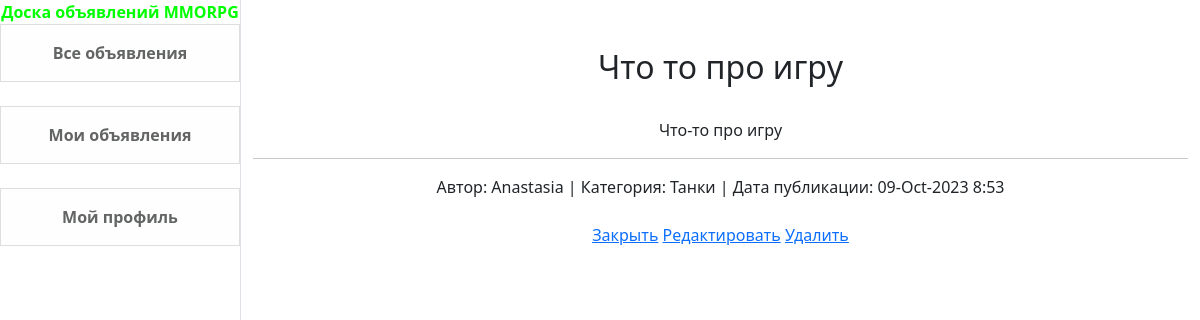
/advert/1/, run on the app's committed database.
### Composition/models.py (models this page shows, shortened)
class Advert(models.Model):
    author = models.ForeignKey(User, on_delete=models.CASCADE)
    CATEGORY = (
        ('tanks', 'Танки'),
        ('healers', 'Хилы'),
        ('dd', 'ДД'),
        ('traders', 'Торговцы'),
        ('gild_masters', 'Гилдмастеры'),
        ('quest_givers', 'Квестгиверы'),
        ('blacksmiths', 'Кузнецы'),
        ('tanners', 'Кожевники'),
        ('potion_makers', 'Зельевары'),
        ('spell_masters', 'Мастера заклинаний'))
    category = models.CharField(max_length=16, choices=CATEGORY, verbose_name='Категория', default='tanks')
    createDate = models.DateTimeField(auto_now_add=True)
    title = models.CharField(max_length=128, verbose_name='Название')
    text = models.TextField()
    upload = models.FileField(upload_to='uploads/', null=True, blank=True)

### Composition/views.py (the view)
# urls.py: path('advert/<int:pk>/', AdvertDetail.as_view(), name='advert_detail'),
class AdvertDetail(DetailView):
    model = Advert
    template_name = 'advert_detail.html'
    context_object_name = 'advert'
    def get_context_data(self, **kwargs):
        context = super().get_context_data(**kwargs)
        if Response.objects.filter(author_id=self.request.user.id).filter(advert_id=self.kwargs.get('pk')):
            context['respond'] = "Откликнулся"
        elif self.request.user == Advert.objects.get(pk=self.kwargs.get('pk')).author:
            context['respond'] = "Мое объявление"
        return context

### templates/advert_detail.html (shortened to what this page needs)
{% extends 'flatpages/default.html' %}
{% block content %}
    <br><br>
    {% autoescape off %}
    <h2>{{ advert.title }}</h2><br>
    <span>{{ advert.text }}<br></span>
    {% endautoescape %}
    <hr>
    <span>Автор: {{ advert.author }}</span>
    <span>| Категория: {{ advert.get_category_display }}</span>
    <span>| Дата публикации: {{ advert.createDate|date:'d-M-Y f' }}</span>
    <br><br>
    <a href="/startpage/" role="button">Закрыть</a>
    <a href="/advert/{{ advert.id }}/update" role="button">Редактировать</a>
    <a href="/advert/{{ advert.id }}/delete" role="button">Удалить</a>
    <br><br>
{% endblock content %}

### data on the page
Advert: title "Что то про игру", text "Что-то про игру", author "Anastasia", category "Танки", createDate "09-Oct-2023 8:53"
